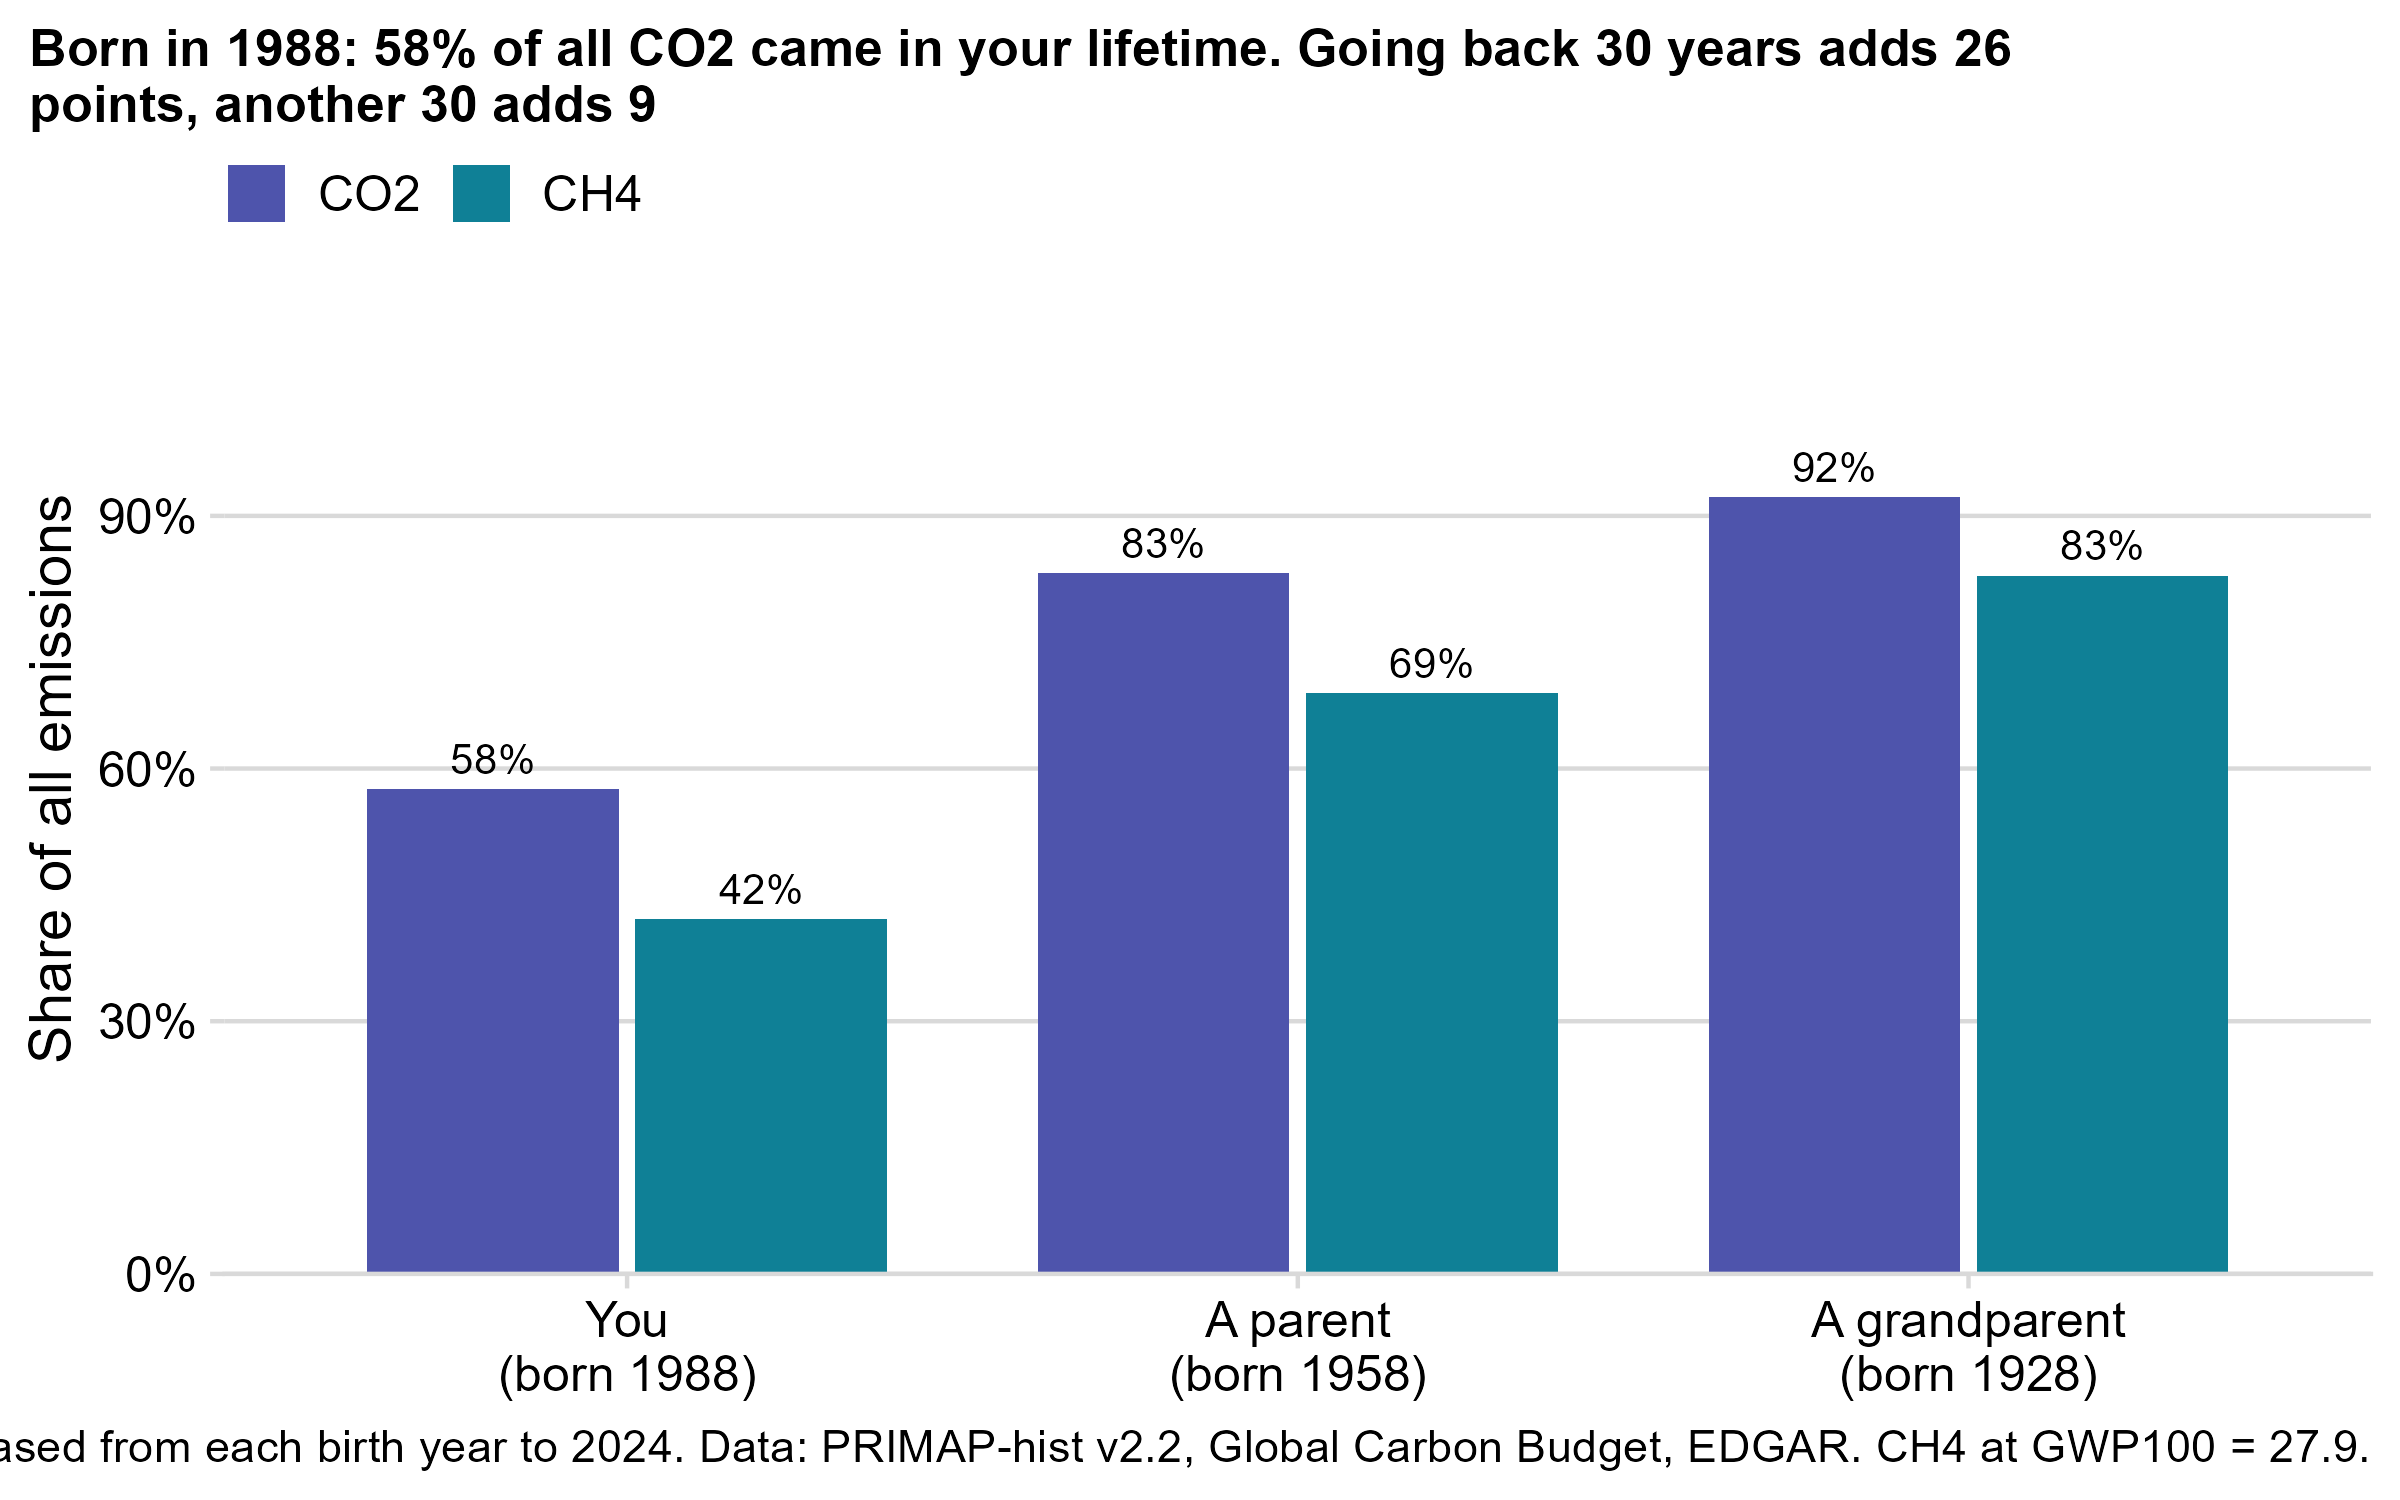

Source code (R):
# The generational ladder (scrollytelling, "then vs now").
#
# Share of all emissions since 1850 released from the year each of three people was born to 2024: you, a parent (born 30 years
# before you) and a grandparent (born 60 years before you). It shows how concentrated emissions are in recent decades: each step
# back in the family adds only a little. Where a relative would be born before 1850 (the start of the data) the share is 100%
# and the bar is marked "since 1850". Same formula as charts a/02 and d/01.
# Data: data/emissions_global_year.csv
# Run from the project root:  Rscript charts/d_scrollytelling/07_generational_ladder.r [birth_year]   (default 1988)
# Saves: charts/d_scrollytelling/07_generational_ladder.png (static) and charts/d_scrollytelling/07_generational_ladder.html (interactive)
#
# Step 1: static ggplot (my-dataviz house style), saved as a PNG.
# Step 2: interactive echarts4r version of the same chart, saved as standalone HTML (birth year box under the title).

library(tidyverse)
library(cowplot)
library(ltc)
source("charts/a_generations/echarts_helpers.r")   # loads echarts4r and htmlwidgets; save_echart()

args  <- commandArgs(trailingOnly = TRUE)
BIRTH <- if (length(args)) as.integer(args[1]) else 1988L
GAP   <- 30   # years between generations

font      <- "sans"
hat       <- as.vector(ltc("hat"))
gasColors <- c("CO2" = hat[6], "CH4" = hat[7])
caption   <- "Share released from each birth year to 2024. Data: PRIMAP-hist v2.2, Global Carbon Budget, EDGAR. CH4 at GWP100 = 27.9."

world <- read_csv("data/emissions_global_year.csv", show_col_types = FALSE) |>
  transmute(year, CO2 = co2_mt, CH4 = ch4_mtco2e)
FIRST_YEAR <- min(world$year)
LAST_YEAR  <- max(world$year)
stopifnot(BIRTH >= FIRST_YEAR, BIRTH <= LAST_YEAR)

ladder <- \(birth) {
  tibble(who = factor(c("You", "A parent", "A grandparent"), levels = c("You", "A parent", "A grandparent")),
         born = birth - GAP * 0:2) |>
    mutate(clamped = born < FIRST_YEAR, from = pmax(born, FIRST_YEAR)) |>
    cross_join(tibble(gas = c("CO2", "CH4"))) |>
    mutate(share = map2_dbl(from, gas, \(f, g) sum(world[[g]][world$year >= f]) / sum(world[[g]])),
           gas = fct_relevel(gas, "CO2"))
}

# ---- Step 1: static ggplot ----
d <- ladder(BIRTH)
co2 <- d |> filter(gas == "CO2")
headline <- paste0("Born in ", BIRTH, ": ", round(100 * co2$share[1]), "% of all CO2 came in your lifetime. Going back ", GAP,
                   " years adds ", round(100 * (co2$share[2] - co2$share[1])), " points, another ", GAP, " adds ",
                   round(100 * (co2$share[3] - co2$share[2])))
headline <- paste(strwrap(headline, 80), collapse = "\n")
d <- d |> mutate(label = paste0(round(100 * share), "%"), who_lab = paste0(who, "\n(born ", if_else(clamped, paste0("before ", FIRST_YEAR), as.character(born)), ")"))
d$who_lab <- factor(d$who_lab, levels = unique(d$who_lab))

p <- ggplot(d, aes(who_lab, share, fill = gas)) +
  geom_col(position = position_dodge(width = 0.8), width = 0.75) +
  geom_text(aes(label = label), position = position_dodge(width = 0.8), vjust = -0.5, size = 3.6, family = font) +
  scale_fill_manual(values = gasColors) +
  scale_y_continuous(labels = scales::percent, expand = expansion(mult = c(0, 0.12)), limits = c(0, 1.05)) +
  labs(x = NULL, y = "Share of all emissions", fill = NULL, title = headline, caption = caption) +
  theme_minimal_hgrid(font_family = font) +
  theme(legend.position = "top", legend.justification = "left", plot.title = element_text(size = 12.5),
        plot.title.position = "plot", plot.caption.position = "plot",
        panel.background = element_rect(fill = "white", color = NA), plot.background = element_rect(fill = "white", color = NA))
ggsave("charts/d_scrollytelling/07_generational_ladder.png", p, width = 8, height = 5, dpi = 300)

# ---- Step 2: interactive echarts4r ----
e <- tibble(x = 0, y = 0) |> e_charts(x) |> e_line(y)   # placeholder, the real chart is built by the script below
e$x$opts$graphic <- list(type = "text", left = 0, bottom = 6, style = list(text = caption, fill = "#888", fontSize = 11))

e <- e |> htmlwidgets::onRender("
  function(el, x, d) {
    var chart = echarts.getInstanceByDom(el);
    var q = new URLSearchParams(location.search); if (q.get('birth')) d.birth = +q.get('birth');
    var embed = q.get('embed') === '1';
    el.style.position = 'relative';
    var state = {birth: d.birth};
    if (!embed) {
      var css = document.createElement('style');
      css.textContent = '.c7 { font-family: system-ui, sans-serif; position: absolute; top: 8px; left: 0; z-index: 5; color: #1e3a5f; } ' +
        '.c7 label { display: block; font-size: 12px; font-weight: 600; margin: 0 0 3px 2px; } ' +
        '.c7 input { font: 600 14px system-ui, sans-serif; width: 88px; height: 34px; padding: 0 10px; color: #1e3a5f; background: #f2f7fd; border: 2px solid #2b6cb0; border-radius: 10px; }';
      document.head.appendChild(css);
      var box = document.createElement('div'); box.className = 'c7';
      var lab = document.createElement('label'); lab.textContent = 'Birth year';
      var inp = document.createElement('input'); inp.type = 'number'; inp.min = d.first; inp.max = d.last; inp.value = state.birth;
      box.appendChild(lab); box.appendChild(inp); el.appendChild(box);
      inp.addEventListener('change', function() {
        var v = Math.round(+inp.value); if (!(v >= d.first && v <= d.last)) { inp.value = state.birth; return; }
        state.birth = v; render();
      });
    }
    function share(g, from) {
      var s = 0, t = 0; d.years.forEach(function(y, i) { t += d[g][i]; if (y >= from) s += d[g][i]; }); return s / t;
    }
    function render() {
      var who = ['You', 'A parent', 'A grandparent'], gases = ['CO2', 'CH4'];
      var born = [0, 1, 2].map(function(k) { return state.birth - d.gap * k; });
      var cats = who.map(function(w, k) { return w + '\\n(born ' + (born[k] < d.first ? 'before ' + d.first : born[k]) + ')'; });
      var vals = gases.map(function(g) { return born.map(function(b) { return +share(g, Math.max(b, d.first)).toFixed(4); }); });
      var d1 = Math.round(100 * (vals[0][1] - vals[0][0])), d2 = Math.round(100 * (vals[0][2] - vals[0][1]));
      var title = 'Born in ' + state.birth + ': ' + Math.round(100 * vals[0][0]) + '% of all CO2 came in your lifetime. Going back ' + d.gap +
                  ' years adds ' + d1 + ' points, another ' + d.gap + ' adds ' + d2;
      chart.setOption({
        title: {text: title, left: 0, top: embed ? 8 : 56, textStyle: {fontSize: 16, width: Math.max(300, el.clientWidth - 40), overflow: 'break'}},
        color: [d.colors.CO2, d.colors.CH4],
        grid: {top: embed ? 120 : 170, right: 30, bottom: 80, left: 70},
        legend: {top: embed ? 84 : 134, left: 0, selectedMode: false},
        tooltip: {trigger: 'item', formatter: function(p) { return p.name.replace('\\n', ' ') + '<br>' + p.seriesName + ': ' + (100 * p.value).toFixed(1) + '% of all emissions since 1850'; }},
        graphic: {type: 'text', left: 0, bottom: 6, style: {text: d.caption, fill: '#888', fontSize: 11}},
        xAxis: {type: 'category', data: cats, axisLabel: {fontSize: 12, interval: 0}},
        yAxis: {type: 'value', min: 0, max: 1, axisLabel: {formatter: function(v) { return Math.round(100 * v) + '%'; }}},
        series: gases.map(function(g, k) {
          return {name: g, type: 'bar', data: vals[k], barGap: '10%', label: {show: true, position: 'top', formatter: function(p) { return Math.round(100 * p.value) + '%'; }}};
        })
      }, true);
    }
    render();
  }
", data = list(years = world$year, CO2 = world$CO2, CH4 = world$CH4, colors = as.list(gasColors), caption = caption,
               birth = BIRTH, gap = GAP, first = FIRST_YEAR, last = LAST_YEAR))

dir.create("charts/d_scrollytelling", showWarnings = FALSE, recursive = TRUE)
save_echart(e, "charts/d_scrollytelling/07_generational_ladder.html")
